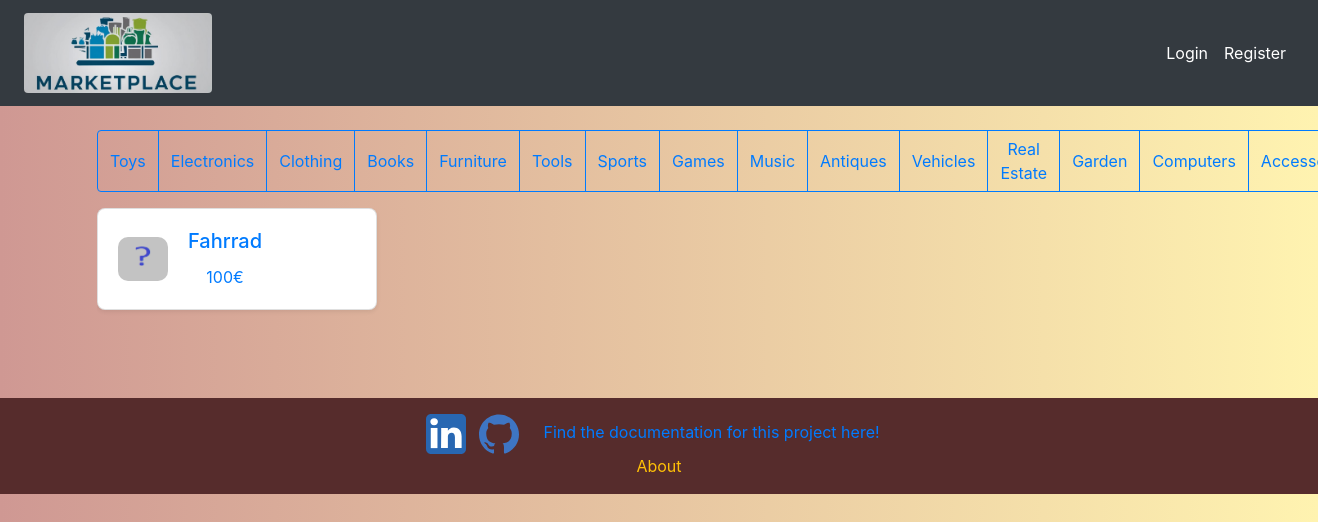
Page /listings on the earlier database version.
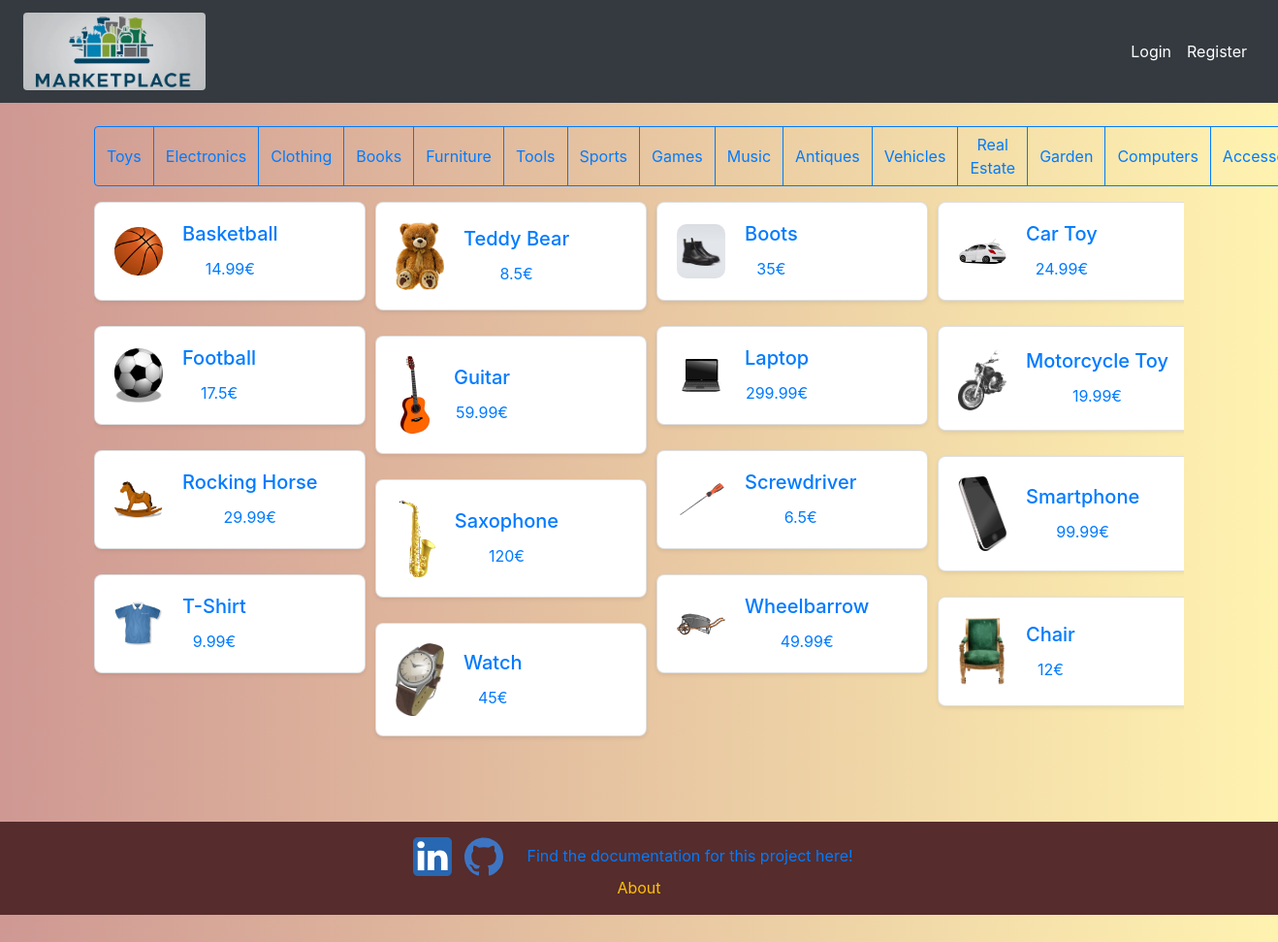
Same page on the later database version.
### tables this page shows
CREATE TABLE Listings (
    id INTEGER PRIMARY KEY AUTOINCREMENT,
    category TEXT NOT NULL,
    name TEXT NOT NULL,
    image TEXT,
    description TEXT NOT NULL,
    price DECIMAL(6,2),
    created TIMESTAMP NOT NULL DEFAULT CURRENT_TIMESTAMP,
    user_id INTEGER NOT NULL,
    FOREIGN KEY (user_id) REFERENCES User(id)
);

### app.py (the view)
@app.route("/listings")
def show_listings():
    listings = get_all_listings()
    if not listings:
        flash("No listings available at the moment.", "warning")  # Flash a message
        return redirect(url_for('marketplace'))  # Redirect to the same route to re-render the page
    return render_template('listings.html', listings = listings)

### templates/listings.html (shortened to what this page needs)
{% extends 'base.html' %}
{% block content %}
<div class="container mt-3 p-2">
  <div class="btn-group mb-3" role="group" aria-label="Category buttons">
    <button type="button" class="btn btn-outline-primary category-btn" data-category="Toys">Toys</button>
    <button type="button" class="btn btn-outline-primary category-btn" data-category="Electronics">Electronics</button>
    <button type="button" class="btn btn-outline-primary category-btn" data-category="Clothing">Clothing</button>
    <button type="button" class="btn btn-outline-primary category-btn" data-category="Books">Books</button>
    <button type="button" class="btn btn-outline-primary category-btn" data-category="Furniture">Furniture</button>
    <button type="button" class="btn btn-outline-primary category-btn" data-category="Tools">Tools</button>
    <button type="button" class="btn btn-outline-primary category-btn" data-category="Sports">Sports</button>
    <button type="button" class="btn btn-outline-primary category-btn" data-category="Games">Games</button>
    <button type="button" class="btn btn-outline-primary category-btn" data-category="Music">Music</button>
    <button type="button" class="btn btn-outline-primary category-btn" data-category="Antiques">Antiques</button>
    <button type="button" class="btn btn-outline-primary category-btn" data-category="Vehicles">Vehicles</button>
    <button type="button" class="btn btn-outline-primary category-btn" data-category="Real Estate">Real Estate</button>
    <button type="button" class="btn btn-outline-primary category-btn" data-category="Garden">Garden</button>
    <button type="button" class="btn btn-outline-primary category-btn" data-category="Computers">Computers</button>
    <button type="button" class="btn btn-outline-primary category-btn" data-category="Accessories">Accessories</button>
  </div>
  <div class="listing-container d-flex flex-wrap overflow-auto pb-3"
       style="max-height: 600px; overflow-y: auto; scrollbar-width: thin; scrollbar-color: #5a5a5a #f1f1f1;">
    {% for listing in listings %}
      <a href="{{ url_for('get_listing', id=listing.id) }}" class="listing-item" style="text-decoration:none;" data-category="{{ listing.category }}">
        <div class="card listing-card shadow-sm mb-3" style="width: 280px; border-radius: 8px;">
          <div class="card-body d-flex flex-row align-items-center">
            <img src="{{ url_for('static', filename=listing.image if listing.image else 'default_listings_image.png') }}"
                alt="{{ listing.name }}" class="listing-image">
            <div class="listing-text ms-3">
              <h5 class="card-title text-truncate" style="max-width: 180px;">{{ listing.name }}</h5>
              <p class="card-text price text-primary fw-bold">{{ listing.price }}€</p>
            </div>
          </div>
        </div>
      </a>
    {% endfor %}
  </div>
</div>
{% endblock %}

### templates/base.html (shortened to what this page needs)
<!doctype html>
<html lang="en">
<head>
    <link rel="stylesheet" href="https://stackpath.bootstrapcdn.com/bootstrap/4.3.1/css/bootstrap.min.css"
>
    <link rel="stylesheet" href="{{ url_for('static', filename='css/styles.css') }}">
</head>
<body>
    <div class="d-flex flex-column" style="height: 60%;">
        <nav class="navbar navbar-expand-lg navbar-dark bg-dark px-4">
            <a class="navbar-brand fw-bold" href="{{ url_for('marketplace')}}">
                <img class="rounded" src="{{ url_for('static', filename='site-logo.png') }}" alt="Site Logo" style="height: 80px;">
            </a>
                <ul class="navbar-nav ml-auto">
                    {% if current_user.is_authenticated %}
                    <li class="nav-item">
                        <a class="nav-link text-white" href="{{ url_for('get_messages') }}" {% if current_user.check_messages() %}style="background-color: red;" {% endif %}>
                            Messages
                        </a>
                    </li>
                    <li class="nav-item">
                        <a class="nav-link text-white" href="{{ url_for('profile') }}">Profile</a>
                    </li>
                    <li class="nav-item">
                        <a class="nav-link text-white" href="{{ url_for('logout') }}">Logout</a>
                    </li>
                    {% else %}
                    <li class="nav-item">
                        <a class="nav-link text-white" href="{{ url_for('login') }}">Login</a>
                    </li>
                    <li class="nav-item">
                        <a class="nav-link text-white" href="{{ url_for('register') }}">Register</a>
                    </li>
                    {% endif %}
                </ul>
        </nav>
        <div class="flex-grow-1 d-flex flex-column justify-content-center align-items-center text-center text-white px-3">
            {% block content %}
            {% endblock %}
        </div>
    </div>
    <footer class="text-center text-white py-3 my-5">
        <span class="mx-1">
            <a href="https://linkedin.com/in/christoph-brandstötter"><img style="height: 40px;" src="{{ url_for('static', filename='linkedin-logo.svg') }}" alt=""></a>
        </span>
        <span class="mx-1">
            <a href="https://github.com/cbrandstoetter"><img style="height: 40px;" src="{{ url_for('static', filename='github-logo.svg') }}" alt=""></a>
        </span>
        <span class="mx-3">
            <a href="https://github.com/cbrandstoetter/marketplace">Find the documentation for this project here!</a>
        </span>
        <div>
            <a href="{{ url_for('about') }}" class="text-warning">About</a>
        </div>
    </footer>
</body>
</html>

### static/css/styles.css (style rules this page uses)
ul { list-style-type: none; padding: 0; margin: 0; }
.listing-container { display: flex; flex-direction: column; gap: 10px; align-items: start; }
.listing-image { max-width: 50px; max-height: 80px; margin-right: 20px; border-radius: 10px; }
nav { background-color: #8A6872; }
footer { background-color: #562C2C; }
body { background: linear-gradient(to right, #CF9893, #FFF3B0); }

Differences in the rows shown:
removed Listings: image (placeholder picture), name "Fahrrad", price "100"
added Listings: image (picture), name "Basketball", price "14.99"
added Listings: image (picture), name "Football", price "17.5"
added Listings: image (picture), name "Rocking Horse", price "29.99"
added Listings: image (picture), name "T-Shirt", price "9.99"
added Listings: image (picture), name "Teddy Bear", price "8.5"
added Listings: image (picture), name "Guitar", price "59.99"
added Listings: image (picture), name "Saxophone", price "120"
added Listings: image (picture), name "Watch", price "45"
added Listings: image (picture), name "Boots", price "35"
added Listings: image (picture), name "Laptop", price "299.99"
added Listings: image (picture), name "Screwdriver", price "6.5"
added Listings: image (picture), name "Wheelbarrow", price "49.99"
added Listings: image (picture), name "Car Toy", price "24.99"
added Listings: image (picture), name "Motorcycle Toy", price "19.99"
added Listings: image (picture), name "Smartphone", price "99.99"
added Listings: image (picture), name "Chair", price "12"
